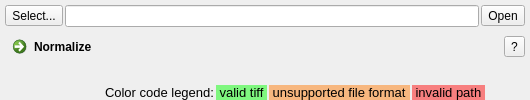
         <widget class="QWidget" name="Normalize">
          <attribute name="title">
           <string>Normalize</string>
          </attribute>
          <layout class="QVBoxLayout" name="verticalLayout_8">
           <property name="spacing">
            <number>2</number>
           </property>
           <property name="leftMargin">
            <number>5</number>
           </property>
           <property name="topMargin">
            <number>5</number>
           </property>
           <property name="rightMargin">
            <number>5</number>
           </property>
           <property name="bottomMargin">
            <number>0</number>
           </property>
           <item>
            <layout class="QHBoxLayout" name="horizontalLayout_15">
             <item>
              <widget class="QToolButton" name="toolButton_NormalizeSelect">
               <property name="text">
                <string>Select...</string>
               </property>
              </widget>
             </item>
             <item>
              <widget class="QLineEditFilePath" name="lineEdit_NormalizePath"/>
             </item>
             <item>
              <widget class="QToolButton" name="toolButton_NormalizeOpen">
               <property name="text">
                <string>Open</string>
               </property>
              </widget>
             </item>
            </layout>
           </item>
           <item>
            <layout class="QHBoxLayout" name="horizontalLayout_16">
             <item>
              <widget class="QCommandLinkButton" name="commandLinkButton_Normalize">
               <property name="text">
                <string>Normalize</string>
               </property>
              </widget>
             </item>
             <item>
              <spacer name="horizontalSpacer_12">
               <property name="orientation">
                <enum>Qt::Horizontal</enum>
               </property>
               <property name="sizeHint" stdset="0">
                <size>
                 <width>40</width>
                 <height>20</height>
                </size>
               </property>
              </spacer>
             </item>
             <item>
              <widget class="QToolButton" name="toolButton_NormalizeHelp">
               <property name="text">
                <string>?</string>
               </property>
              </widget>
             </item>
            </layout>
           </item>
           <item>
            <spacer name="verticalSpacer_3">
             <property name="orientation">
              <enum>Qt::Vertical</enum>
             </property>
             <property name="sizeHint" stdset="0">
              <size>
               <width>5</width>
               <height>5</height>
              </size>
             </property>
            </spacer>
           </item>
           <item>
            <layout class="QHBoxLayout" name="horizontalLayout_21">
             <item>
              <spacer name="horizontalSpacer_18">
               <property name="orientation">
                <enum>Qt::Horizontal</enum>
               </property>
               <property name="sizeType">
                <enum>QSizePolicy::Fixed</enum>
               </property>
               <property name="sizeHint" stdset="0">
                <size>
                 <width>100</width>
                 <height>10</height>
                </size>
               </property>
              </spacer>
             </item>
             <item>
              <widget class="QLabel" name="label_24">
               <property name="maximumSize">
                <size>
                 <width>16777215</width>
                 <height>20</height>
                </size>
               </property>
               <property name="font">
                <font>
                 <pointsize>10</pointsize>
                </font>
               </property>
               <property name="text">
                <string>Color code legend:</string>
               </property>
              </widget>
             </item>
             <item>
              <widget class="QLabel" name="label_25">
               <property name="minimumSize">
                <size>
                 <width>0</width>
                 <height>0</height>
                </size>
               </property>
               <property name="maximumSize">
                <size>
                 <width>16777215</width>
                 <height>20</height>
                </size>
               </property>
               <property name="font">
                <font>
                 <pointsize>10</pointsize>
                </font>
               </property>
               <property name="styleSheet">
                <string notr="true">background-color: rgb(0,255,0,120);</string>
               </property>
               <property name="text">
                <string> valid tiff </string>
               </property>
              </widget>
             </item>
             <item>
              <widget class="QLabel" name="label_26">
               <property name="maximumSize">
                <size>
                 <width>16777215</width>
                 <height>20</height>
                </size>
               </property>
               <property name="font">
                <font>
                 <pointsize>10</pointsize>
                </font>
               </property>
               <property name="styleSheet">
                <string notr="true">background-color: rgb(255,120,0,120);</string>
               </property>
               <property name="text">
                <string> unsupported file format </string>
               </property>
              </widget>
             </item>
             <item>
              <widget class="QLabel" name="label_27">
               <property name="minimumSize">
                <size>
                 <width>0</width>
                 <height>0</height>
                </size>
               </property>
               <property name="maximumSize">
                <size>
                 <width>16777215</width>
                 <height>20</height>
                </size>
               </property>
               <property name="font">
                <font>
                 <pointsize>10</pointsize>
                </font>
               </property>
               <property name="styleSheet">
                <string notr="true">background-color: rgb(255,0,0,120);</string>
               </property>
               <property name="text">
                <string> invalid path </string>
               </property>
              </widget>
             </item>
             <item>
              <spacer name="horizontalSpacer_19">
               <property name="orientation">
                <enum>Qt::Horizontal</enum>
               </property>
               <property name="sizeHint" stdset="0">
                <size>
                 <width>40</width>
                 <height>10</height>
                </size>
               </property>
              </spacer>
             </item>
            </layout>
           </item>
          </layout>
         </widget>
